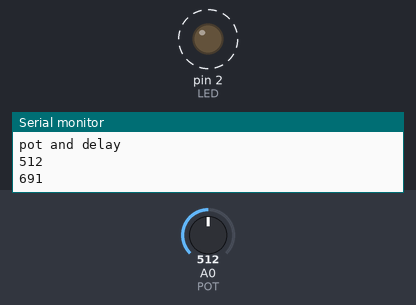
A sketch run on a simulated Arduino Uno, built with avr-gcc and run on an emulated ATmega328P. Shown: output pins drawn as LEDs (lit = HIGH), the last lines printed to the serial monitor. Dashed ring = blinking. The test bench sets the inputs (shaded band); at power-on: A0 (POT) = 512.

Above: at 2.1 s.
2.2 s: A0 (POT) set to 122
At 3.7 s:
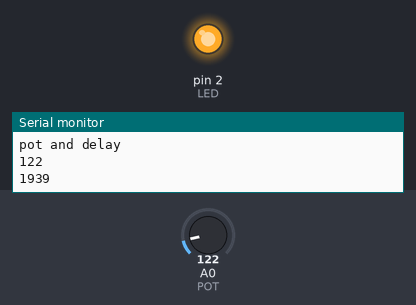
4.2 s: A0 (POT) set to 716
At 5.4 s:
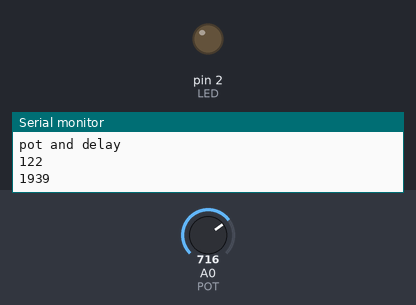
Timing chart, 0 to 13.7 s (numbered marks = the images above; inputs shaded):
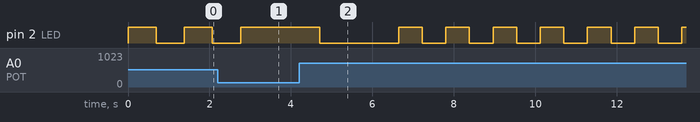

The sketch:

LightBlink.ino
```cpp
//https://wokwi.com/projects/345980535389028946
#define LED 2 // LED on pin 2
#define POT A0 // Potentiometer on pin A0

void setup() {
  // put your setup code here, to run once:
  pinMode(LED, OUTPUT);
  pinMode(POT, INPUT);
  Serial.begin(9600);

}

 int delayTime;
void loop() {
  // put your main code here, to run repeatedly:
  int potStatus = analogRead(POT);

  Serial.println("pot and delay");
  Serial.println(potStatus);


  if(potStatus == 0){
    delayTime = 5000;
  } else {
    delayTime = round((200000 * (1.0/potStatus)) + 300);
  }

  Serial.println(delayTime);

  digitalWrite(2, HIGH);
  delay(delayTime);
  digitalWrite(2, LOW);
  delay(delayTime);


}
```

Measured:
- after the input at 2.2 s, pin 2 (LED): goes on until 2.8 s, then stays HIGH
- by itself, pin 2 (LED): alternates HIGH for 0.69 s and LOW for 0.69 s
